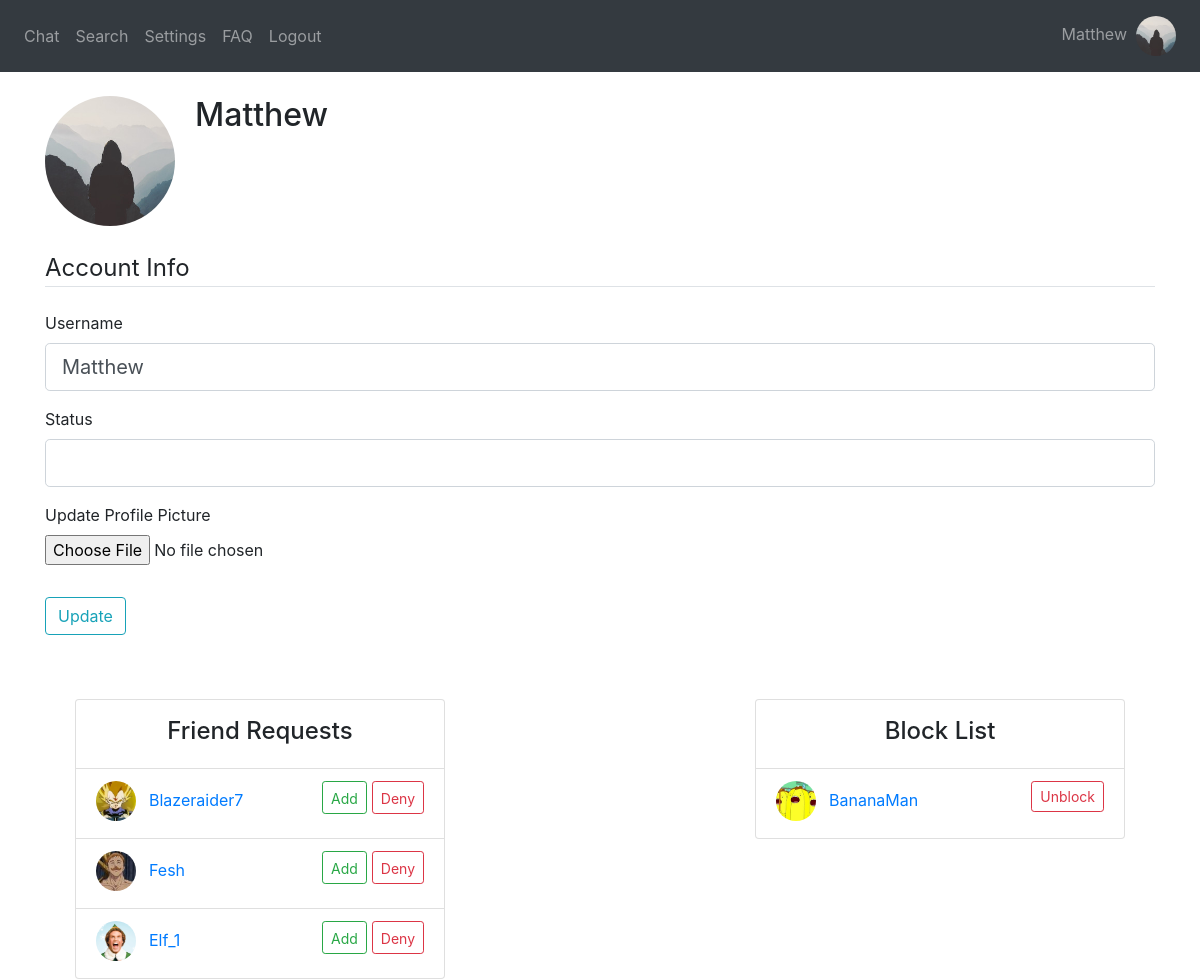
The app's page /profile (signed in) with its own data.
### website/models.py (models this page shows)
class User(db.Model, UserMixin):
    username = db.Column(db.String(150), unique=True)
    password = db.Column(db.String(150))
    answer = db.Column(db.String(150)) # security word
    question = db.Column(db.String(150)) # security question
    text_color = db.Column(db.String(20), default='Black') # message text color
    text_size = db.Column(db.String(20), default='Medium') # message text size
    background = db.Column(db.String(20), default='White') # background color
    status = db.Column(db.String(150))
    messages = db.relationship('Message')
    friends_list = db.relationship('Friend')
    block_list = db.relationship('Block')
    request_list = db.relationship('Request')
    id = db.Column(db.Integer, primary_key=True)
    groups = db.relationship('Group', secondary=user_groups, backref=db.backref('members', lazy='dynamic'))
    image_file = db.Column(db.String(20), nullable=False, default='default.jpg')

class Request(db.Model):
    id = db.Column(db.Integer, primary_key=True)
    user_id = db.Column(db.Integer, db.ForeignKey('user.id')) #one-to-many relationship
    receiver_id = db.Column(db.Integer)
    receiver_name = db.Column(db.String(10000))

class Block(db.Model):
    id = db.Column(db.Integer, primary_key=True)
    user_id = db.Column(db.Integer, db.ForeignKey('user.id')) #one-to-many relationship
    blocked_id = db.Column(db.Integer)
    blocked_name = db.Column(db.String(10000))

### website/views.py (the view)
@views.route("/profile", methods=['GET', 'POST'])
@login_required
def profile():
    form = UpdateAccountForm()
    if form.validate_on_submit():
        if form.picture.data:
            picture_file = save_picture(form.picture.data)
            current_user.image_file = picture_file
        current_user.username = form.username.data
        current_user.status = form.status.data
        db.session.commit()   #update database
        flash('Your account has been updated!', 'success')
        return redirect(url_for('views.profile'))
    elif request.method == 'GET':
        form.username.data = current_user.username
        form.status.data = current_user.status
    image_file = url_for('static', filename = 'profile_pics/' + current_user.image_file)
    return render_template('profile.html', title = 'Account', image_file = image_file, form = form,
        user = current_user, User = User, Request = Request)

### website/forms.py (shortened to what this page needs)
class UpdateAccountForm(FlaskForm):
    username = StringField('Username', validators=[DataRequired(), Length(min=4, max=20)])
    picture = FileField('Update Profile Picture', validators=[FileAllowed(['jpg', 'png', 'jpeg'])])
    submit = SubmitField('Update')
    status = StringField('Status', validators=[Length(max=80)])

### website/__init__.py (called while the page is built)
def create_app():
    app = Flask(__name__)
    app.config['SECRET_KEY'] = 'wadkjwlajda'
    app.config['SQLALCHEMY_DATABASE_URI'] = f'sqlite:///{DB_NAME}'
    db.init_app(app)
    from .views import views
    from .auth import auth
    from .group_views import group_views
    app.register_blueprint(views, url_prefix='/')
    app.register_blueprint(auth, url_prefix='/')
    app.register_blueprint(group_views, url_prefix='/')
    from .models import User, Message
    create_database(app)
    login_manager = LoginManager()
    login_manager.login_view = 'auth.login'
    login_manager.init_app(app)
    @login_manager.user_loader
    def load_user(id):
        return User.query.get(int(id))
    return app

### website/templates/profile.html (shortened to what this page needs)
{% extends "base.html" %}
{% block content %}
    <div class="content-section">
      <div class="media">
        <img id=profilepic style="width:130px" class="rounded-circle account-img" src="{{ image_file }}">
        <div style="padding-left: 20px" class="media-body">
          <h2 class="account-heading">{{ current_user.username }}</h2>
        </div>
      </div>
    <br />
        <form method="POST" action="" enctype="multipart/form-data">
            <fieldset class="form-group">
                <legend class="border-bottom mb-4">Account Info</legend>
                <div class="form-group">
                    {{ form.username.label(class="form-control-label") }}
                    {% if form.username.errors %}
                        {{ form.username(class="form-control form-control-lg is-invalid") }}
                        <div class="invalid-feedback">
                            {% for error in form.username.errors %}
                                <span>{{ error }}</span>
                            {% endfor %}
                        </div>
                    {% else %}
                        {{ form.username(class="form-control form-control-lg") }}
                    {% endif %}
                </div>
                <div class="form-group">
                    {{ form.status.label(class="form-control-label") }}
                    {% if form.status.errors %}
                        {{ form.username(class="form-control form-control-lg is-invalid") }}
                        <div class="invalid-feedback">
                            {% for error in form.status.errors %}
                                <span>{{ error }}</span>
                            {% endfor %}
                        </div>
                    {% else %}
                        {{ form.status(class="form-control form-control-lg") }}
                    {% endif %}
                </div>
                <div class="form-group">
                    {{ form.picture.label() }}
                    {{ form.picture(class="form-control-file") }}
                </div>
            </fieldset>
            <div class="form-group">
                {{ form.submit(class="btn btn-outline-info") }}
            </div>
        </form>
    </div>
    <br/>
    <br/>
    <div style="width: 100%">
    <div style="float:left; width: 50%; max-width: 400px; padding-left: 30px">
    <li style="height: 70px" class="list-group-item"><h4 style="padding-top:5px" align="center">Friend Requests</h4></li>
    {% set requestList = Request.query.filter(Request.receiver_id == current_user.id).all() %}
    {% if requestList %}
        {% for request in requestList %}
            {% set sender = User.query.filter(User.id == request.user_id).first() %}
                <li class="list-group-item" style="height: 70px">
                    <div style="float: left"><a href="/profile/{{sender.username}}"><img id='cornerpic' style="width:40px" class="rounded-circle account-img" src="{{ url_for('static', filename='profile_pics/' + sender.image_file) }}"></a></div>
                    <div style="float: left"><a class="btn btn-link" id="chat" href="/profile/{{sender.username}}">{{sender.username}}</a></div>
                    <div style="padding-left:10px"><a style="float: right; padding-top: 6px" class="btn btn-outline-danger btn-sm" href="/deny-friend/{{sender.id}}">Deny</a></div>
                    <div style="float: right; padding-right:5px"><a style="float: right; padding-top: 6px;" class="btn btn-outline-success btn-sm" href="/add-friend/{{sender.id}}">Add</a></div>
                </li>
        {% endfor %}
    {% endif %}
    </div>
    <div style="float:right; width: 50%; max-width: 400px; padding-right: 30px">
    <li style="height: 70px" class="list-group-item"><h4 style="padding-top:5px" align="center">Block List</h4></li>
    {% if current_user.block_list %}
        {% for blocked in current_user.block_list %}
        <li class="list-group-item" style="height: 70px">
            <div style="float: left"><a href="/profile/{{User.query.filter(User.id == blocked.blocked_id).first_or_404().username}}"><img id='cornerpic' style="width:40px" class="rounded-circle account-img" src="{{ url_for('static', filename='profile_pics/' + User.query.filter(User.id == blocked.blocked_id).first_or_404().image_file) }}"></a></div>
                <div style="float: left"><a class="btn btn-link" id="chat" href="/profile/{{User.query.filter(User.id == blocked.blocked_id).first_or_404().username}}">{{User.query.filter(User.id == blocked.blocked_id).first_or_404().username}}</a></div>
                <div align="right"><a class="btn btn-outline-danger btn-sm" href="/remove-block/{{blocked.blocked_id}}">Unblock</a></div>
            </li>
        {% endfor %}
    {% endif %}
    </div>
    </div>
{% endblock content %}

### website/templates/base.html (shortened to what this page needs)
<!DOCTYPE html>
<html>
  <head>
    <link
      rel="stylesheet"
      href="https://stackpath.bootstrapcdn.com/bootstrap/4.4.1/css/bootstrap.min.css"
    />
    <link
      rel="stylesheet"
      href="https://stackpath.bootstrapcdn.com/font-awesome/4.7.0/css/font-awesome.min.css"
    />
  </head>
  <body>
    <nav class="navbar navbar-expand-lg navbar-dark bg-dark">
      <div class="collapse navbar-collapse" id="navbar">
        <div class="navbar-nav">
          {% if current_user.is_authenticated %}
            <a class="nav-item nav-link" id="chat" href="/">Chat</a>
            <a class="nav-item nav-link" id="search" href="/search">Search</a>
            <a class="nav-item nav-link" id="settings" href="/settings">Settings</a>
            <a class="nav-item nav-link" id="faq" href="/faq">FAQ</a>
            <a class="nav-item nav-link" id="logout" href="/logout">Logout</a>
          {% else %}
            <a class="nav-item nav-link" id="login" href="/login">Log In</a>
            <a class="nav-item nav-link" id="signUp" href="/sign-up">Sign Up</a>
            <a class="nav-item nav-link" id="faq" href="/faq">FAQ</a>
          {% endif %}
        </div>
      </div>
        <div class="navbar-nav">
          {% if current_user.is_authenticated %}
            <a class="nav-item nav-link" id="chat" href="/profile">{{current_user.username}}&nbsp;&nbsp;<img id="cornerpic" style="width: 40px;" class="rounded-circle account-img" src="{{ url_for('static', filename='profile_pics/' + current_user.image_file) }}"></a>
          {% endif %}
        </div>
    </nav>
    <br />
    <div class="container">{% block content %} {% endblock %}</div>
  </body>
</html>

### website/templates/base.html (style rules this page uses)
#cornerpic { object-fit: cover; width:40px; height:40px; }

### website/templates/profile.html (style rules this page uses)
#profilepic { object-fit: cover; width:130px; height:130px; }

### records on screen
User: username "Matthew", image_file (placeholder picture)
Request: image_file (picture)
User: username "Blazeraider7"
Request: image_file (picture)
User: username "Fesh"
Request: image_file (picture)
User: username "Elf_1"
Block: image_file (picture)
User: query.filter "BananaMan"
